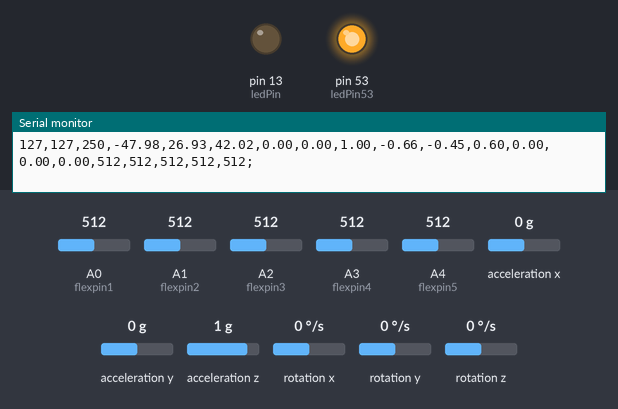
The sketch below on a simulated Arduino Mega 2560, built with avr-gcc and run on an emulated ATmega2560. Parts: output pins drawn as LEDs (lit = HIGH), the last lines printed to the serial monitor. The test bench sets the inputs (shaded band); at power-on: acceleration x 0 g, A0 (flexpin1) = 512, A1 (flexpin2) = 512, A2 (flexpin3) = 512, A3 (flexpin4) = 512, A4 (flexpin5) = 512, acceleration y 0 g, acceleration z 1 g, rotation x 0 °/s, rotation y 0 °/s, rotation z 0 °/s.

Above: at 1.2 s.
1.3 s: acceleration x set to -1.4 g
At 5.0 s:
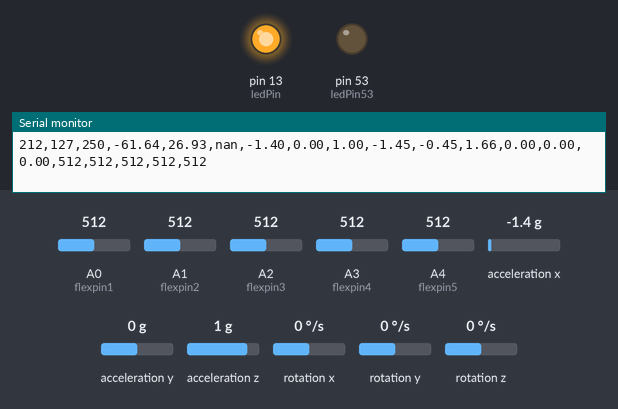
Timing chart, 0 to 6.5 s (numbered marks = the images above; inputs shaded):
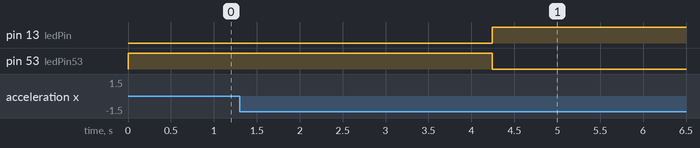

The sketch:

ArduinoCodeForSensorValues.ino
```cpp
#include "Wire.h"
#include "I2Cdev.h"
#include "MPU6050.h"
#include <math.h>

MPU6050 mpu;
int16_t ax, ay, az;
int16_t gx, gy, gz;

struct MyData {
  byte X;
  byte Y;
  byte Z;
  float pitch;
  float roll;
  float yaw;
  float accX_body;
  float accY_body;
  float accZ_body;
  float accX_earth;
  float accY_earth;
  float accZ_earth;
  float gyroX;
  float gyroY;
  float gyroZ;
};

MyData data;

const int flexpin1 = A0;
const int flexpin2 = A1;
const int flexpin3 = A2;
const int flexpin4 = A3;
const int flexpin5 = A4;

#define RAD_TO_DEG 57.2957795131
#define DEG_TO_RAD 0.01745329252

unsigned long startTime;
bool headersPrinted = false;
int readingCount = 0;
bool breakTime = false;

const int ledPin = 13;  // Define pin for LED
const int ledPin53 = 53;  // Define pin for LED at port 53

void setup() {
  Serial.begin(9600);
  Wire.begin();
  mpu.initialize();
  startTime = millis();
  pinMode(ledPin, OUTPUT);  // Initialize LED pin as an output
  pinMode(ledPin53, OUTPUT);  // Initialize LED pin 53 as an output
}

void loop() {
  if (readingCount >= 30 || millis() - startTime >= 5000) {
    if (breakTime) {
      delay(5000);  // Take a break for 5 seconds
      digitalWrite(ledPin, LOW);  // Turn off the LED after break time
      digitalWrite(ledPin53, LOW);  // Turn off the LED at port 53 after break time
    } else {
      digitalWrite(ledPin, HIGH);  // Turn on the LED when 30 readings are taken
      digitalWrite(ledPin53, LOW);  // Ensure LED at pin 53 is off during the break period
    }
    startTime = millis();
    breakTime = !breakTime;
    readingCount = 0;
    headersPrinted = false;
  }

  if (!breakTime) {
    digitalWrite(ledPin53, HIGH);  // Turn on the LED at port 53 when receiving values

    mpu.getMotion6(&ax, &ay, &az, &gx, &gy, &gz);

    data.X = map(ax, -17000, 17000, 0, 255);  // X axis data
    data.Y = map(ay, -17000, 17000, 0, 255);
    data.Z = map(az, -17000, 17000, 0, 255);  // Y axis data

    data.pitch = atan2(-data.X, sqrt(data.Y * data.Y + data.Z * data.Z)) * RAD_TO_DEG;
    data.roll = atan2(data.Y, data.Z) * RAD_TO_DEG;
    data.yaw = atan2(sqrt(data.X * data.X + data.Z * data.Z), data.Y) * RAD_TO_DEG;

    // Convert accelerometer data from body to earth coordinates
    float accX_body = ax / 16384.0;
    float accY_body = ay / 16384.0;
    float accZ_body = az / 16384.0;

    // Rotation matrix for pitch, roll, and yaw
    data.accX_earth = accX_body * cos(data.pitch * DEG_TO_RAD) +
                      accY_body * sin(data.roll * DEG_TO_RAD) * sin(data.pitch * DEG_TO_RAD) +
                      accZ_body * cos(data.roll * DEG_TO_RAD) * sin(data.pitch * DEG_TO_RAD);

    data.accY_earth = accY_body * cos(data.roll * DEG_TO_RAD) -
                      accZ_body * sin(data.roll * DEG_TO_RAD);

    data.accZ_earth = accX_body * sin(data.pitch * DEG_TO_RAD) +
                      accY_body * cos(data.roll * DEG_TO_RAD) * cos(data.pitch * DEG_TO_RAD) +
                      accZ_body * cos(data.roll * DEG_TO_RAD) * cos(data.pitch * DEG_TO_RAD);

    data.accX_body = accX_body;
    data.accY_body = accY_body;
    data.accZ_body = accZ_body;

    data.gyroX = gx / 131.0;
    data.gyroY = gy / 131.0;
    data.gyroZ = gz / 131.0;

    int flexVal1 = analogRead(flexpin1);
    int flexVal2 = analogRead(flexpin2);
    int flexVal3 = analogRead(flexpin3);
    int flexVal4 = analogRead(flexpin4);
    int flexVal5 = analogRead(flexpin5);

    Serial.print(data.X);
    Serial.print(",");
    Serial.print(data.Y);
    Serial.print(",");
    Serial.print(data.Z);
    Serial.print(",");
    Serial.print(data.pitch);
    Serial.print(",");
    Serial.print(data.roll);
    Serial.print(",");
    Serial.print(data.yaw);
    Serial.print(",");
    Serial.print(data.accX_body);
    Serial.print(",");
    Serial.print(data.accY_body);
    Serial.print(",");
    Serial.print(data.accZ_body);
    Serial.print(",");
    Serial.print(data.accX_earth);
    Serial.print(",");
    Serial.print(data.accY_earth);
    Serial.print(",");
    Serial.print(data.accZ_earth);
    Serial.print(",");
    Serial.print(data.gyroX);
    Serial.print(",");
    Serial.print(data.gyroY);
    Serial.print(",");
    Serial.print(data.gyroZ);
    Serial.print(",");
    Serial.print(flexVal1);
    Serial.print(",");
    Serial.print(flexVal2);
    Serial.print(",");
    Serial.print(flexVal3);
    Serial.print(",");
    Serial.print(flexVal4);
    Serial.print(",");
    Serial.print(flexVal5);

    if (readingCount < 29) {
      Serial.println(";");
    } else {
      Serial.println();
    }

    readingCount++;

    delay(100);

    if (readingCount >= 30) {
      digitalWrite(ledPin53, LOW);
    }
  }
}
```
